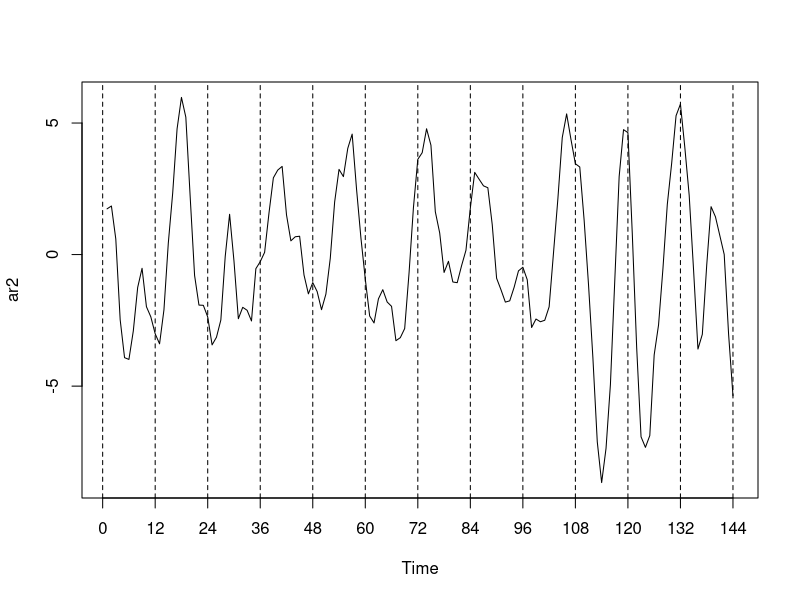
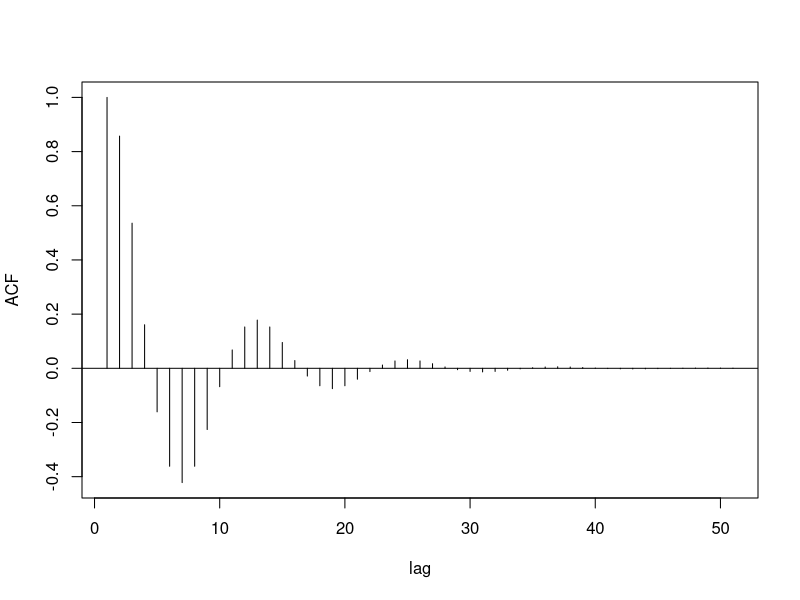

Generate these figures, in order, with R:
z = c(1,-1.5,.75) # coefficients of the polynomial
(a = polyroot(z)[1]) # print one root: 1+0.57735i = 1 + i/sqrt(3)
arg = Arg(a)/(2*pi) # arg in cycles/pt
1/arg # = 12,  the pseudo period

set.seed(8675309)
ar2 = arima.sim(list(order=c(2,0,0), ar=c(1.5,-.75)), n = 144)
plot(ar2, axes=FALSE, xlab="Time")
axis(2);  axis(1, at=seq(0,144,by=12));  box()
abline(v=seq(0,144,by=12), lty=2)

ACF = ARMAacf(ar=c(1.5,-.75), ma=0, 50)
plot(ACF, type="h", xlab="lag")
abline(h=0)
